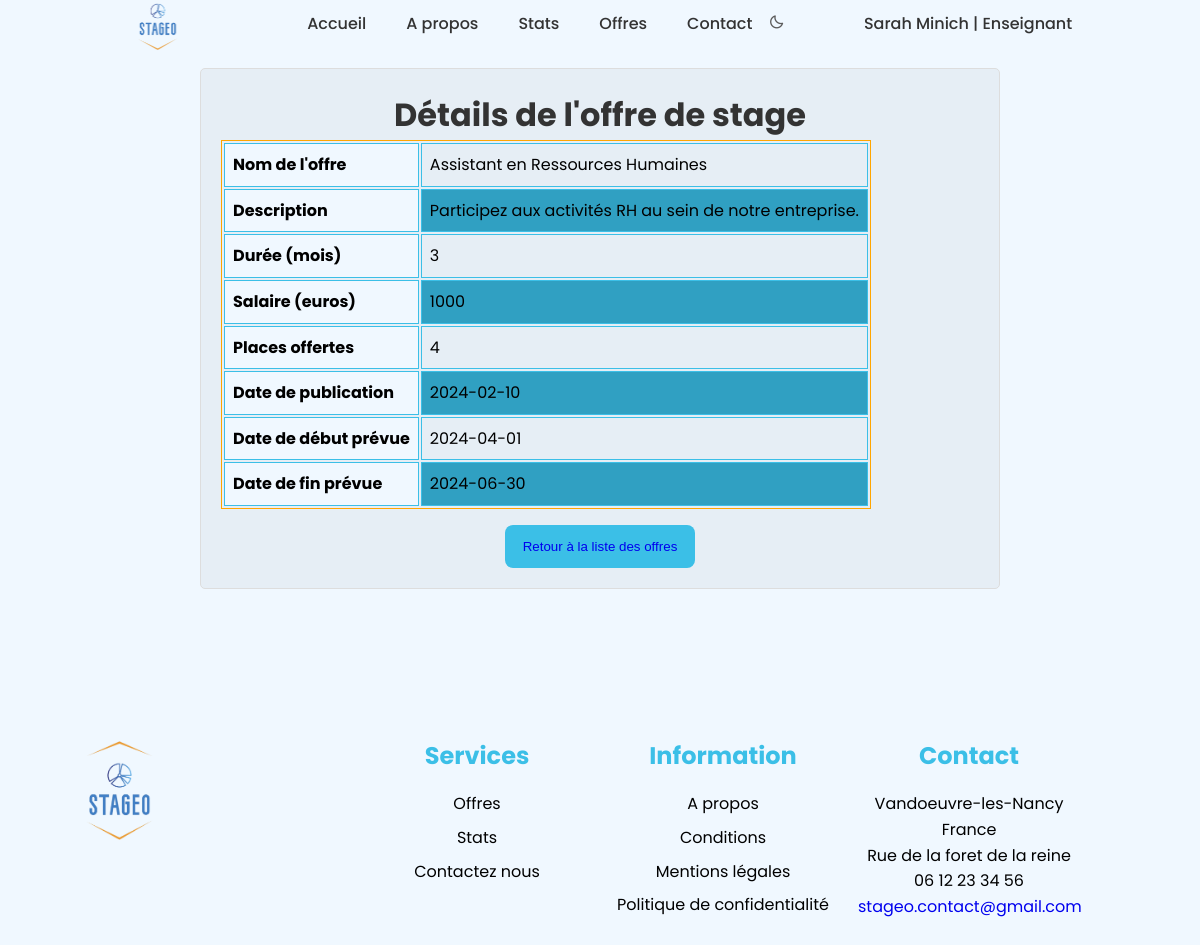
Page /detail_offre.php?id=3 (signed in) on the committed database.
### tables this page shows
CREATE TABLE `offre_stage` (
  `id_offre_stage` int(11) NOT NULL,
  `nom_offre_stage` varchar(255) NOT NULL,
  `description_stage` varchar(255) NOT NULL,
  `duree_mois` int(11) NOT NULL,
  `salaire_euro` int(11) NOT NULL,
  `places_offertes` int(11) NOT NULL,
  `date_publication` date NOT NULL,
  `date_debut_prevu` date NOT NULL,
  `date_fin_prevu` date NOT NULL,
  `id_administrateur` int(11) NOT NULL,
  `id_entreprise` int(11) NOT NULL,
  `id_enseignant` int(11) NOT NULL
);

### detail_offre.php (the view, shortened to what this page needs)
<?php
include 'config.php';
include 'header.php';
$id_offre = $_GET['id'];
$sql = "SELECT
            nom_offre_stage,
            description_stage,
            duree_mois,
            salaire_euro,
            places_offertes,
            date_publication,
            date_debut_prevu,
            date_fin_prevu
        FROM
            offre_stage
        WHERE
            id_offre_stage = :id";
$stmt = $mysqlClient->prepare($sql);
$stmt->bindValue(':id', $id_offre, PDO::PARAM_INT);
$stmt->execute();
$offre_detail = $stmt->fetch(PDO::FETCH_ASSOC);
?>
<!DOCTYPE html>
<html lang="fr">
<head>
    <link rel="stylesheet" href="assets/css/styles.css">
    <link rel="stylesheet" href="assets/css/offers.css">
    <link rel="stylesheet" href="assets/css/nav.css">
</head>
<body>
<div class="container">
<h1>Détails de l'offre de stage</h1>
<table border="1">
    <tbody>
        <tr>
            <th>Nom de l'offre</th>
            <td><?php echo $offre_detail['nom_offre_stage']; ?></td>
        </tr>
        <tr>
            <th>Description</th>
            <td><?php echo $offre_detail['description_stage']; ?></td>
        </tr>
        <tr>
            <th>Durée (mois)</th>
            <td><?php echo $offre_detail['duree_mois']; ?></td>
        </tr>
        <tr>
            <th>Salaire (euros)</th>
            <td><?php echo $offre_detail['salaire_euro']; ?></td>
        </tr>
        <tr>
            <th>Places offertes</th>
            <td><?php echo $offre_detail['places_offertes']; ?></td>
        </tr>
        <tr>
            <th>Date de publication</th>
            <td><?php echo $offre_detail['date_publication']; ?></td>
        </tr>
        <tr>
            <th>Date de début prévue</th>
            <td><?php echo $offre_detail['date_debut_prevu']; ?></td>
        </tr>
        <tr>
            <th>Date de fin prévue</th>
            <td><?php echo $offre_detail['date_fin_prevu']; ?></td>
        </tr>
    </tbody>
</table>
<a href="offers.php"><button>Retour à la liste des offres</a>
</div>
<?php include 'footer.php'; ?>
</body>
</html>

### assets/css/styles.css (style rules this page uses)
:root { --header-height: 3rem; --primary-100:#3bbfe7; --primary-200:#30a0c2; --primary-300:#206f87; --accent-100:#FFA500; --accent-200:#dd8900; --text-100:#333333; --text-200:#5c5c5c; --bg-100:#F0F8FF; --bg-200:#e6eef5; --bg-300:#bdc5cc; --body-font: 'Poppins', sans-serif; --biggest-font-size: 2.25rem; --h1-font-size: 1.5rem; --h2-font-size: 1.25rem; --h3-font-size: 1rem; --normal-font-size: .938rem; --small-font-size: .813rem; --smaller-font-size: .75rem; --font-medium: 500; --font-semi-bold: 600; --mb-1: .5rem; --mb-2: 1rem; --mb-3: 1.5rem; --mb-4: 2rem; --mb-5: 2.5rem; --mb-6: 3rem; --z-tooltip: 10; --z-fixed: 100; }
@media screen and (min-width: 768px) { :root { --biggest-font-size: 4rem; --h1-font-size: 2.25rem; --h2-font-size: 1.5rem; --h3-font-size: 1.25rem; --normal-font-size: 1rem; --small-font-size: .875rem; --smaller-font-size: .813rem; } }
* { box-sizing: border-box; transition: ease 0.2s; }
::before,::after { box-sizing: border-box; }
html { scroll-behavior: smooth; }
body { margin: var(--header-height) 0 0 0; font-family: var(--body-font); font-size: var(--normal-font-size); background-color: var(--bg-100); color: var(--text-100); padding-top: var(--header-height); line-height: 1.6; }
h1,h2,h3,p,ul { margin: 0; }
a { text-decoration: none; }
@media screen and (min-width: 768px) { body { margin: 0; } }

### assets/css/offers.css (style rules this page uses)
button { display: inline-block; background-color: var(--primary-100); color: #fff; padding: 0.75rem 1rem; border-radius: 0.5rem; border-color: transparent; margin-top: 1rem; }
.container { max-width: 800px; margin: 20px auto; padding: 20px; background-color: var(--bg-200); border: 1px solid #ddd; border-radius: 5px; text-align: center; }
table { border: 1px solid var(--accent-100); }
th, td { border: 1px solid var(--primary-100); padding: 8px; text-align: left; }
th { background-color: var(--bg-100); }
tr:nth-child(even) { background-color: var(--primary-200); }

### rows in the picture
offre_stage: nom_offre_stage "Assistant en Ressources Humaines", description_stage "Participez aux activités RH au sein de notre entreprise.", duree_mois "3", salaire_euro "1000", places_offertes "4", date_publication "2024-02-10", date_debut_prevu "2024-04-01", date_fin_prevu "2024-06-30"

### other values in the picture
$_SESSION['username'] "Sarah Minich"
$_SESSION['role'] "Enseignant"
